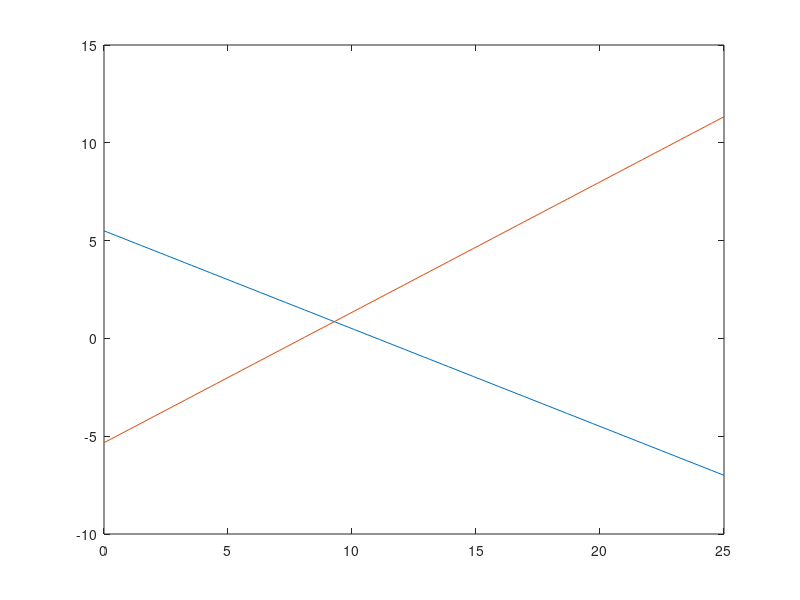

The MATLAB source for this figure:
%% Credits
% NCU IPES 葉昀翔 109605510 

%% 矩陣元素拆解

%% main
% 變數為矩陣A,B
A = [1 2 ; 2 -3] ;
B = [11 ; 16] ;

detA = A(1,1)*A(2,2)-A(1,2)*A(2,1) ;

if detA~=0
   inv_A = (1/detA).*[A(2,2) -A(1,2) ; -A(2,1) A(1,1)] ;
   X = inv_A*B ;
   fprintf('X = [x;y] = [%4.2f;%4.2f]\n',X)
   
   x1 = linspace(0,25,100) ;
   y1 = ( B(1,1)-A(1,1)*x1 ) / A(1,2) ;
   plot(x1,y1)
   hold on
   x2 = linspace(0,25,100) ;
   y2 = ( A(2,1)*x2-B(2,1) ) / -A(2,2) ;
   plot(x2,y2)
else
    fprintf('A無反矩陣')
    return
end
